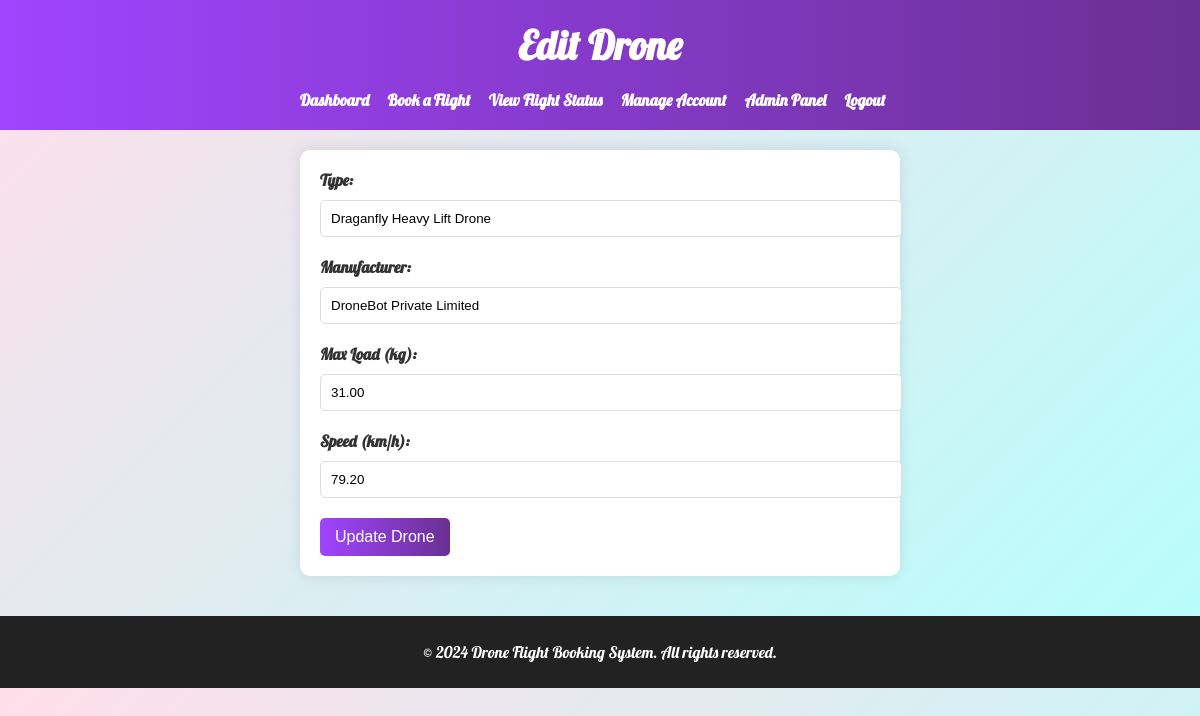
Screenshot of /DroneBookingSystem/edit_drone.php?drone_id=1 (signed in) with the database file from the repository.
### tables this page shows
CREATE TABLE `drones` (
  `id` int(11) NOT NULL,
  `type` varchar(100) DEFAULT NULL,
  `manufacturer` varchar(100) DEFAULT NULL,
  `max_load` decimal(5,2) DEFAULT NULL,
  `speed` decimal(5,2) DEFAULT NULL
);

### DroneBookingSystem/edit_drone.php (the view, shortened to what this page needs)
<?php
$conn = new mysqli('localhost', 'root', '', 'drone_booking_system');
$drone_id = intval($_GET['drone_id']);
$sql = "SELECT type, manufacturer, max_load, speed FROM drones WHERE id = $drone_id";
$result = $conn->query($sql);
$drone = $result->fetch_assoc();
?>
<!DOCTYPE html>
<html lang="en">
<head>
</head>
<body>
    <header>
        <h1>Edit Drone</h1>
        <nav>
            <ul>
                <li><a href="dashboard.php">Dashboard</a></li>
                <li><a href="flight_booking.php">Book a Flight</a></li>
                <li><a href="flight_status.php">View Flight Status</a></li>
                <li><a href="account.php">Manage Account</a></li>
                <li><a href="admin_panel.php">Admin Panel</a></li>
                <li><a href="logout.php">Logout</a></li>
            </ul>
        </nav>
    </header>
    <div class="content">
        <form action="edit_drone.php?drone_id=<?php echo $drone_id; ?>" method="post">
            <label for="type">Type:</label>
            <input type="text" id="type" name="type" value="<?php echo htmlspecialchars($drone['type']); ?>" required>
            <label for="manufacturer">Manufacturer:</label>
            <input type="text" id="manufacturer" name="manufacturer" value="<?php echo htmlspecialchars($drone['manufacturer']); ?>" required>
            <label for="max_load">Max Load (kg):</label>
            <input type="number" id="max_load" name="max_load" value="<?php echo htmlspecialchars($drone['max_load']); ?>" step="0.01" required>
            <label for="speed">Speed (km/h):</label>
            <input type="number" id="speed" name="speed" value="<?php echo htmlspecialchars($drone['speed']); ?>" step="0.01" required>
            <button type="submit">Update Drone</button>
        </form>
    </div>
    <footer>
        <p>&copy; 2024 Drone Flight Booking System. All rights reserved.</p>
    </footer>
</body>
</html>

### DroneBookingSystem/edit_drone.php (style rules this page uses)
body { margin: 0; padding: 0; font-family: 'Lobster', cursive; background: linear-gradient(135deg, #FFDEE9, #B5FFFC); color: #333; }
header { background: #6a3093; background: linear-gradient(to right, #a044ff, #6a3093); padding: 20px; text-align: center; }
header h1 { margin: 0; color: #fff; font-size: 2.5em; }
nav ul { list-style-type: none; padding: 0; margin: 20px 0 0; text-align: center; }
nav ul li { display: inline; margin-right: 15px; }
nav ul li a { color: #fff; text-decoration: none; font-weight: bold; transition: color 0.3s ease; }
.content { padding: 20px; max-width: 600px; margin: auto; text-align: center; }
form { background: #fff; padding: 20px; border-radius: 10px; box-shadow: 0 0 15px rgba(0, 0, 0, 0.1); text-align: left; }
form label { display: block; margin-bottom: 10px; font-weight: bold; }
form input[type="text"], form input[type="number"] { width: 100%; padding: 10px; margin-bottom: 20px; border: 1px solid #ddd; border-radius: 5px; }
form button { padding: 10px 15px; background: #6a3093; background: linear-gradient(to right, #a044ff, #6a3093); color: #fff; text-decoration: none; border-radius: 5px; border: none; cursor: pointer; font-size: 1em; transition: background 0.3s ease; }
footer { background: #222; color: #fff; text-align: center; padding: 10px 0; margin-top: 20px; width: 100%; }

### rows the page displays
drones: type "Draganfly Heavy Lift Drone", manufacturer "DroneBot Private Limited", max_load "31.00", speed "79.20"
